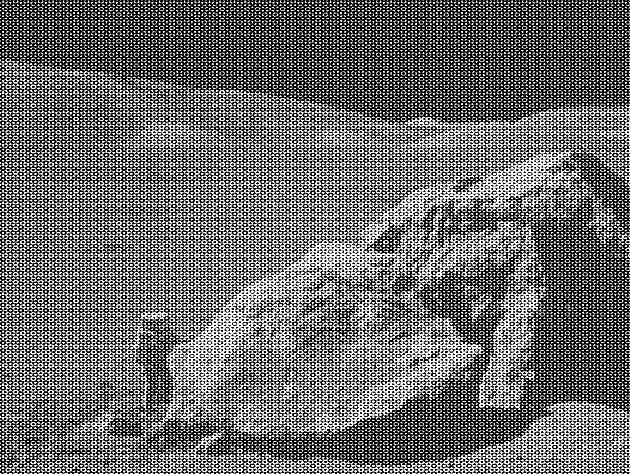
#> input picture moonlanding.png, 630 x 474 px
$ jupyter execute --allow-errors 07.2ex_Algorithms.ipynb
#> lines starting #> are read from the running program, lines starting #| are printed output that depends on the picture
1\. **Maximum wind speed prediction at the Sprogø station**

The exercise goal is to predict the maximum wind speed occurring every 50 years even if no measure exists for such a period. The available data are only measured over 21 years at the Sprogø meteorological station located in Denmark.

The annual maxima are supposed to fit a normal probability density function. However such function is not going to be estimated because it gives a probability from a wind speed maxima. Finding the maximum wind speed occurring every 50 years requires the opposite approach, the result needs to be found from a defined probability. That is the quantile function role and the exercise goal will be to find it. In the current model, it is supposed that the maximum wind speed occurring every 50 years is defined as the upper 2% quantile.

By definition, the quantile function is the inverse of the cumulative distribution function. The latter describes the probability distribution of an annual maxima. In the exercise, the cumulative probability $p_i$ for a given year i is defined as $p_i = i/(N+1)$ with $N = 21$, the number of measured years. Thus it will be possible to calculate the cumulative probability of every measured wind speed maxima. From those experimental points, the scipy.interpolate module will be very useful for fitting the quantile function. Finally the 50 years maxima is going to be evaluated from the cumulative probability of the 2% quantile.

Practically, load the dataset:

```python
import numpy as np
max_speeds = np.load('max-speeds.npy')
years_nb = max_speeds.shape[0]
```

Compute then the cumulative probability $p_i$ (`cprob`) and sort the maximum speeds from the data. Use then the  UnivariateSpline from scipy.interpolate to define a quantile function and thus estimate the probabilities.

In the current model, the maximum wind speed occurring every 50 years is defined as the upper 2% quantile. As a result, the cumulative probability value will be:

```python
fifty_prob = 1. - 0.02
```

So the storm wind speed occurring every 50 years can be guessed as:

``` python
fifty_wind = quantile_func(fifty_prob)
```

[cell 1]
import numpy as np
from scipy import fftpack
from matplotlib import pyplot as plt
import matplotlib.dates as mdates
import matplotlib.ticker as ticker
from scipy import optimize
import calendar
from scipy import stats
import datetime as dt
import pandas as pd
from scipy.interpolate import UnivariateSpline

#> (a cell that did not finish here is left out)

2\. **Curve fitting of temperature in Alaska**

The temperature extremes in Alaska for each month, starting in January, are given by (in degrees Celcius):

max:  17,  19,  21,  28,  33,  38, 37,  37,  31,  23,  19,  18

min: -62, -59, -56, -46, -32, -18, -9, -13, -25, -46, -52, -58

* Plot these temperature extremes.
* Define a function that can describe min and max temperatures.
* Fit this function to the data with scipy.optimize.curve_fit().
* Plot the result. Is the fit reasonable? If not, why?
* Is the time offset for min and max temperatures the same within the fit accuracy?

[cell 3]
T_df = pd.DataFrame()
T_df['month'] = list(calendar.month_name[1:])
T_df['min'] = np.array([-62, -59, -56, -46, -32, -18, -9, -13, -25, -46, -52, -58])
T_df['max'] = np.array([17, 19, 21, 28, 33, 38, 37, 37, 31, 23, 19, 18])
T_df= T_df.set_index('month')

fig, ax = plt.subplots(nrows=1, ncols=1, figsize=(13,7))
ax.plot(T_df['max'], color='orange', marker='o', markeredgecolor='red', markerfacecolor='red')
ax.plot(T_df['min'], color='cyan', marker='o', markeredgecolor='blue', markerfacecolor='blue')
ax.set_xlabel('Month')
ax.set_ylabel('Min and max temperature ($^\circ$C)')
ax.yaxis.set_major_locator(ticker.MultipleLocator(5))

def temp_extremes(t, avg, a, t_offset):
    return (avg + a * np.cos((t_offset + t) * 2 * np.pi /(t.max()+1)))

par_min, par_cov_min = optimize.curve_fit(temp_extremes, np.arange(12), T_df['min'], [-40, -25, 0])
par_max, par_cov_max = optimize.curve_fit(temp_extremes, np.arange(12), T_df['max'], [25, -10, 0])

print("par fit (average, amplitude, time offset)")
print("min: (guess [-40, -25, 0])\n", par_min, "\n", par_cov_min)
print("max: (guess [25, -10, 0])\n", par_max, "\n", par_cov_max)

days = np.linspace(0, 12, num=365)
ax.plot(days, temp_extremes(days, *par_min), 'b-')
ax.plot(days, temp_extremes(days, *par_max), 'r-')

print("min time offset:", "%.2f" % par_min[2], "±", "%.2f" %  np.sqrt(par_cov_min[2,2]))
print("max time offset:", "%.2f" % par_max[2], "±", "%.2f" %  np.sqrt(par_cov_max[2,2]))

RISPOSTE ALLE DOMANDE:

-> Dal grafico la funzione di fit scelta non pare in buona sovrapposizione coi punti sperimentali, in particolare nella seconda metà dell'anno. Questo perché il raffreddamento appare più rapido del riscaldamento, impedendo alla curva di essere simmetrica rispetto alla verticale tracciata nel massimo

-> No, i due offset temporali non sono compatibili nel proprio range d'errore. A sfasare le due curve potrebbe essere il fatto che solitamente la temperatura minima e massima di un mese non si verificano nello stesso giorno, ma in momenti diversi del mese

3\. **2D minimization of a six-hump camelback function**

$$
f(x,y) = \left(4-2.1x^2+\frac{x^4}{3} \right) x^2 +xy + (4y^2 -4)y^2
$$

has multiple global and local minima. Find the global minima of this function.

Hints:

* Variables can be restricted to $-2 < x < 2$ and $-1 < y < 1$.
* Use numpy.meshgrid() and pylab.imshow() to find visually the regions.
* Use scipy.optimize.minimize(), optionally trying out several of its methods.

How many global minima are there, and what is the function value at those points? What happens for an initial guess of $(x, y) = (0, 0)$ ?

[cell 4]
def sixhump(x):
    return ((4 - 2.1*x[0]**2 + x[0]**4 / 3.) * x[0]**2 + x[0] * x[1]
            + (-4 + 4*x[1]**2) * x[1] **2)

x = np.linspace(-2, 2)
y = np.linspace(-1, 1)
xg, yg = np.meshgrid(x, y)

fig, ax1 = plt.subplots(figsize=(10,7))

plt.sca(ax1)
plt.imshow(sixhump([xg, yg]), extent=[-2, 2, -1, 1], origin="lower")
plt.colorbar()
ax1.set_xlabel('x')
ax1.set_ylabel('y')
ax1.set_title('Six hump camelback function: global and local minima')

x_min1 = optimize.minimize(sixhump, x0=[0, 0.5], bounds=[(-0.5, 0.5), (0.5, 1)])
x_min2 = optimize.minimize(sixhump, x0=[0, -0.5], bounds=[(-0.5, 0.5), (-1,-0.5)])
x_min3 = optimize.minimize(sixhump, x0=[-1.75, 0.75], bounds=[(-2, -1.5), (0.5, 1)])
x_min4 = optimize.minimize(sixhump, x0=[1.75, -0.75], bounds=[(1.5, 2), (-1,-0.5)])
x_min5 = optimize.minimize(sixhump, x0=[-1.75, -0.75], bounds=[(-2, -1.5), (-1,-0.5)])
x_min6 = optimize.minimize(sixhump, x0=[1.75, 0.75], bounds=[(1.5, 2), (0.5, 1)])

x_mins = np.array([(x_min1.x[0], x_min1.x[1]), (x_min2.x[0], x_min2.x[1]), (x_min3.x[0], x_min3.x[1]),(x_min4.x[0], x_min4.x[1]),(x_min5.x[0], x_min5.x[1]),(x_min6.x[0], x_min6.x[1])])
print("global minima: (",x_mins[0][0],",", x_mins[0][1],")","\n(",x_mins[1][0],",", x_mins[1][1],")")
print("function value at global minima: ", sixhump(x_mins[0]), ",", sixhump(x_mins[1]))

x_min0 = optimize.minimize(sixhump, x0=[0, 0])
print("predicted minimum if (0,0) is the initial guess: (",x_min0.x[0],",", x_min0.x[1],")")
print("it's a wrong result, in fact the function value there is:", sixhump([x_min0.x[0], x_min0.x[1]]))

for i in range(2):
    plt.scatter(x_mins[i][0], x_mins[i][1], c='red', label='global')
for i in range(2,6):
    plt.scatter(x_mins[i][0], x_mins[i][1], c='orange', label='local')

handles, labels = plt.gca().get_legend_handles_labels()
by_label = dict(zip(labels, handles))
plt.legend(by_label.values(), by_label.keys(), loc='best')
plt.show()
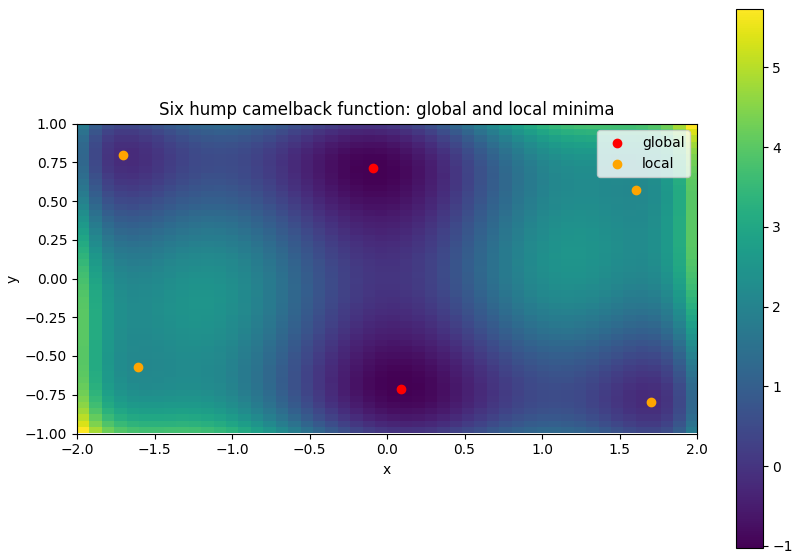
#> figure drawn by matplotlib, 2 panels

4\. **FFT of a simple dataset**

Performe a periodicity analysis on the lynxs-hares population

#> (a cell that did not finish here is left out)

5\. **FFT of an image**

* Examine the provided image `moonlanding.png`, which is heavily contaminated with periodic noise. In this exercise, we aim to clean up the noise using the Fast Fourier Transform.
* Load the image using pylab.imread().
* Find and use the 2-D FFT function in scipy.fftpack, and plot the spectrum (Fourier transform of) the image. Do you have any trouble visualising the spectrum? If so, why?
* The spectrum consists of high and low frequency components. The noise is contained in the high-frequency part of the spectrum, so set some of those components to zero (use array slicing).
* Apply the inverse Fourier transform to see the resulting image.

[cell 6]
import pylab
m = pylab.imread('moonlanding.png')
#> m is the input picture: shape (474, 630) float32; min 0, max 1, mean 0.424
#print(m.shape)
sample_freq = fftpack.fftfreq((m.T)[0].size)
m_fft = fftpack.fft2(m)
power = np.abs(m_fft)
fig, (ax0,ax1) = plt.subplots(nrows=1, ncols=2, figsize=(10,3))
fig2, (ax2,ax3) = plt.subplots (nrows=1, ncols=2, figsize=(10,7))
ax0.plot(sample_freq,power)
ax0.set_xlabel('Frequency')
ax0.set_ylabel('Power')
ax0.set_title('Fourier transform')
print("Ho difficoltà a visualizzare lo spettro perché dovrei fare 630 grafici separati, \ntanti quante sono le colonne della matrice")
print("Provo quindi con una colormap")

def plot_spectrum(image_fft):
    from matplotlib.colors import LogNorm
    plt.imshow(np.abs(image_fft), norm=LogNorm(vmin=5))
    plt.colorbar()

plt.sca(ax1)
plot_spectrum(m_fft)
ax1.set_xlabel('Frequency')
ax1.set_ylabel('Power')
ax1.set_title('Fourier transform: colormap')
ax2.imshow(m, plt.cm.gray)
ax2.set_title('Original image')

keep_fraction = 0.102
m_fft2 = m_fft.copy()
r, c = m_fft2.shape
#> r = 474; c = 630
m_fft2[int(r*keep_fraction):int(r*(1-keep_fraction))] = 0
m_fft2[:, int(c*keep_fraction):int(c*(1-keep_fraction))] = 0
m_new = fftpack.ifft2(m_fft2).real
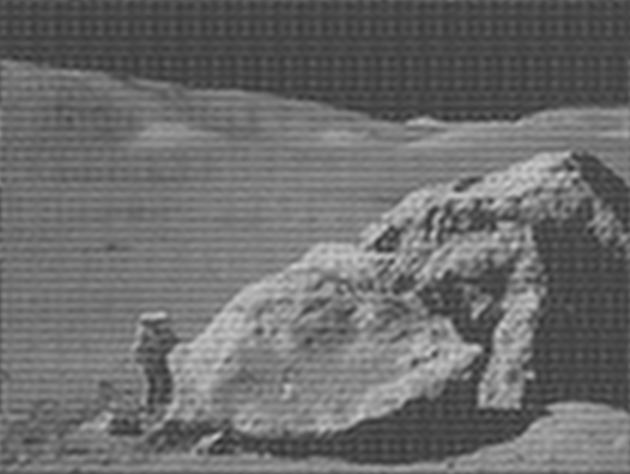
#> m_new: shape (474, 630) float32; min 0.174, max 0.801, mean 0.424
ax3.imshow(m_new, plt.cm.gray)
ax3.set_title('Reconstructed Image')
plt.show()
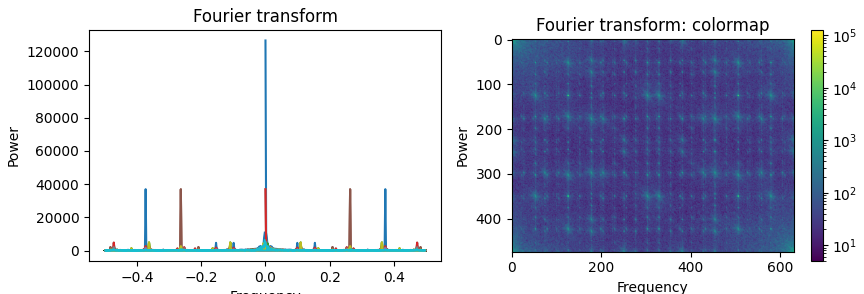
#> figure drawn by matplotlib, 3 panels
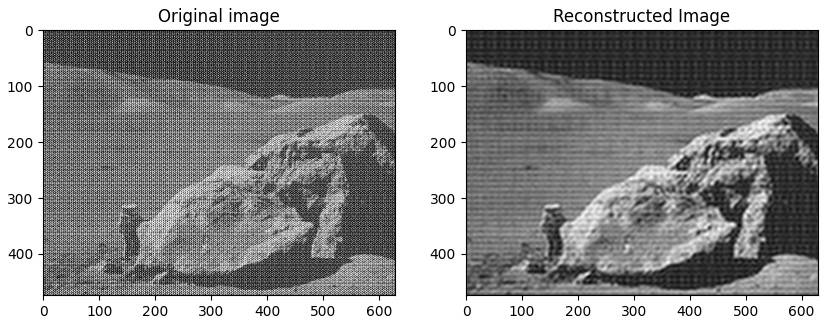
#> figure drawn by matplotlib, 2 panels
